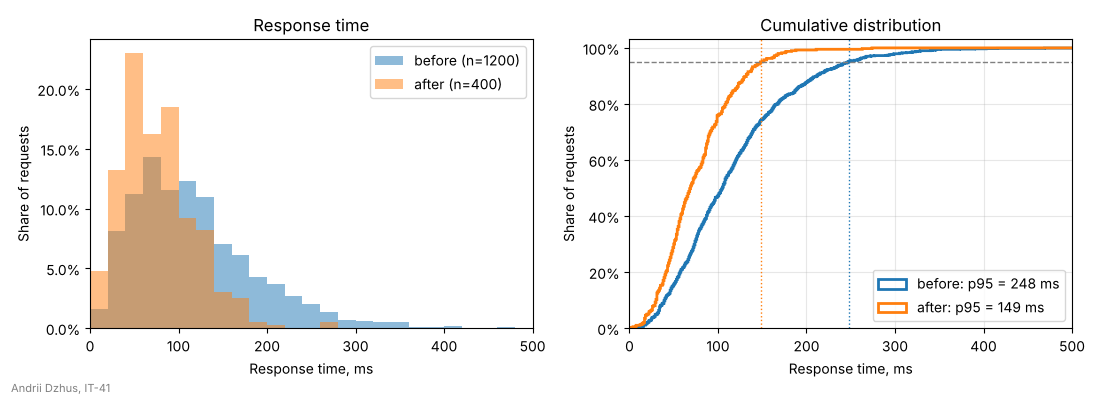

Reproduce this figure in Python.
import matplotlib.pyplot as plt
import numpy as np
from matplotlib.ticker import PercentFormatter

STUDENT_NAME = "Andrii Dzhus"   # ім'я та прізвище транслітерацією
STUDENT_GROUP = "IT-41"   # група

rng = np.random.default_rng(41)
# час відповіді сервера, ms
before = rng.gamma(3, 40, size=1200)
after = rng.gamma(3, 25, size=400)

samples = {"before": (before, "tab:blue"), "after": (after, "tab:orange")}

fig, (ax_hist, ax_cdf) = plt.subplots(1, 2, figsize=(11, 4))

# ліворуч: інтервали по 20 ms; ваги 1/n, щоб набори різного розміру
# можна було порівнювати
bins_20 = np.arange(0, 501, 20)
for name, (data, color) in samples.items():
    ax_hist.hist(data, bins=bins_20, weights=np.full(data.size, 1 / data.size),
                 color=color, alpha=0.5, label=f"{name} (n={data.size})")

ax_hist.set_xlim(0, 500)
ax_hist.yaxis.set_major_formatter(PercentFormatter(xmax=1))
ax_hist.set_title("Response time")
ax_hist.set_xlabel("Response time, ms")
ax_hist.set_ylabel("Share of requests")
ax_hist.legend()

# праворуч: накопичена частка з кроком 1 ms і 95-й перцентиль;
# спільні інтервали до максимуму обох наборів, щоб лінія не обривалась
bins_1 = np.arange(0, max(before.max(), after.max()) + 2, 1)
for name, (data, color) in samples.items():
    p95 = np.percentile(data, 95)
    ax_cdf.hist(data, bins=bins_1, weights=np.full(data.size, 1 / data.size),
                cumulative=True, histtype="step", linewidth=2, color=color,
                label=f"{name}: p95 = {p95:.0f} ms")
    ax_cdf.axvline(p95, color=color, linestyle=":", linewidth=1)

ax_cdf.axhline(0.95, color="gray", linestyle="--", linewidth=1)
ax_cdf.set_xlim(0, 500)
ax_cdf.set_ylim(0, 1.03)
ax_cdf.yaxis.set_major_formatter(PercentFormatter(xmax=1, decimals=0))
ax_cdf.set_title("Cumulative distribution")
ax_cdf.set_xlabel("Response time, ms")
ax_cdf.set_ylabel("Share of requests")
ax_cdf.grid(True, alpha=0.3)
ax_cdf.legend(loc="lower right")

fig.text(0.01, 0.02, f"{STUDENT_NAME}, {STUDENT_GROUP}", fontsize=8, color="gray")
fig.tight_layout(rect=(0, 0.02, 1, 1))

fig.savefig("task_2.png", dpi=100)
plt.show()
